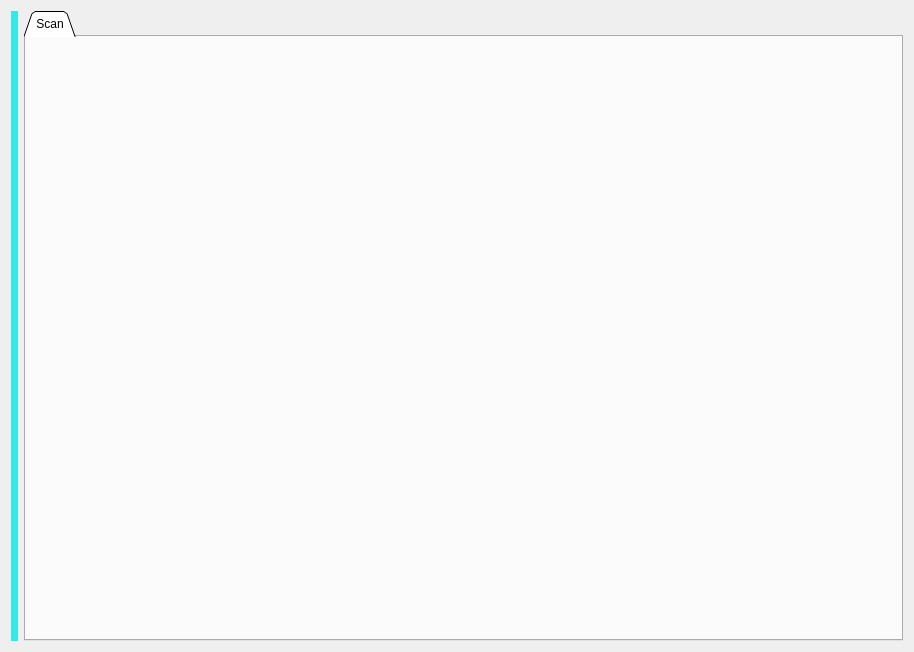
<?xml version="1.0" encoding="UTF-8"?>
<ui version="4.0">
 <class>clamav_gui</class>
 <widget class="QWidget" name="clamav_gui">
  <property name="geometry">
   <rect>
    <x>0</x>
    <y>0</y>
    <width>914</width>
    <height>652</height>
   </rect>
  </property>
  <property name="windowTitle">
   <string>ClamAV-GUI</string>
  </property>
  <property name="windowIcon">
   <iconset resource="../resources.qrc">
    <normaloff>:/icons/icons/Clam.png</normaloff>:/icons/icons/Clam.png</iconset>
  </property>
  <layout class="QGridLayout" name="gridLayout">
   <item row="0" column="0">
    <widget class="QLabel" name="label">
     <property name="styleSheet">
      <string notr="true">background-color:#35eae6</string>
     </property>
     <property name="text">
      <string/>
     </property>
     <property name="pixmap">
      <pixmap resource="../resources.qrc">:/icons/icons/logo.png</pixmap>
     </property>
     <property name="scaledContents">
      <bool>false</bool>
     </property>
     <property name="alignment">
      <set>Qt::AlignLeading|Qt::AlignLeft|Qt::AlignTop</set>
     </property>
    </widget>
   </item>
   <item row="0" column="1">
    <widget class="QTabWidget" name="tabWidget">
     <property name="tabShape">
      <enum>QTabWidget::Triangular</enum>
     </property>
     <property name="currentIndex">
      <number>0</number>
     </property>
     <property name="iconSize">
      <size>
       <width>28</width>
       <height>28</height>
      </size>
     </property>
     <widget class="QWidget" name="tab">
      <property name="maximumSize">
       <size>
        <width>16777215</width>
        <height>450</height>
       </size>
      </property>
      <attribute name="title">
       <string>Scan</string>
      </attribute>
     </widget>
    </widget>
   </item>
  </layout>
 </widget>
 <resources>
  <include location="../resources.qrc"/>
 </resources>
 <connections>
  <connection>
   <sender>clamav_gui</sender>
   <signal>destroyed()</signal>
   <receiver>clamav_gui</receiver>
   <slot>slot_hideWindow()</slot>
   <hints>
    <hint type="sourcelabel">
     <x>199</x>
     <y>149</y>
    </hint>
    <hint type="destinationlabel">
     <x>199</x>
     <y>149</y>
    </hint>
   </hints>
  </connection>
 </connections>
 <slots>
  <slot>slot_hideWindow()</slot>
 </slots>
</ui>
